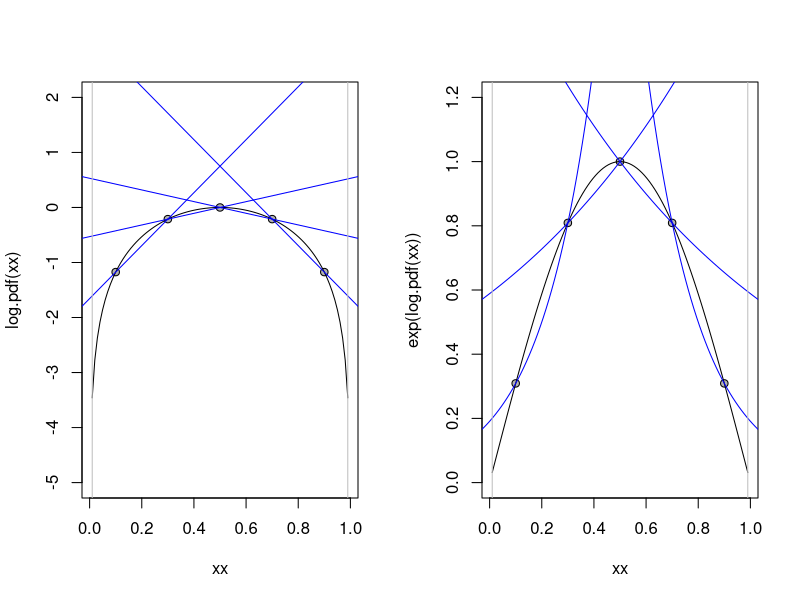

R code for this plot:
######
# Adaptive rejection method envelope creation demo in R
# 2011, Richard D. Morey (richarddmorey@gmail.com)
# Please do not distribute without permission
######
# Instructions: Change settings to suit, save, then source() this file
# This demo file isn't done yet

log.pdf = function(x) log(sin(pi*x))

xlims = c(0.01,.99)
ylims = c(0,1.2)
log.ylims = c(-5,2)

startVals = seq(.1,.9,len=5)#c(.1,.25,.75,.9)
nPoints = length(startVals)

startLogDens = log.pdf(startVals)

findSlopeIntercept = function(x1,y1,x2,y2)
{
  slope = (y2-y1)/(x2-x1)
  intercept = y1 - slope*x1
  cbind(slope,intercept)
}

findIntersection = function(slope1,intercept1,slope2,intercept2)
{
x = (intercept2-intercept1)/(slope1-slope2)
y = slope1*x+intercept1
cbind(x,y)
}

ablineExp<-function(a,b,prec=100,...)
{
xx = seq(par()$usr[1],par()$usr[2],len=prec)
lines(xx,exp(a + b*xx),...)
}  


startLines = findSlopeIntercept(startVals[-nPoints], startLogDens[-nPoints], startVals[-1], startLogDens[-1])

#findIntersection(startLines[1,1],startLines[1,2],startLines[3,1],startLines[3,2])


xx = seq(xlims[1],xlims[2],len=100)

par(mfrow=c(1,2))

plot(xx,log.pdf(xx),ty='l',ylim=log.ylims)
points(startVals,startLogDens,pch=21,bg=rgb(0,0,0,.3))
apply(startLines,1,function(v) abline(a=v[2],b=v[1],col="blue"))
abline(v=xlims,col="gray")


plot(xx,exp(log.pdf(xx)),ty='l',ylim=ylims)
points(startVals,exp(startLogDens),pch=21,bg=rgb(0,0,0,.3))
apply(startLines,1,function(v) ablineExp(a=v[2],b=v[1],col="blue"))
abline(v=xlims,col="gray")

